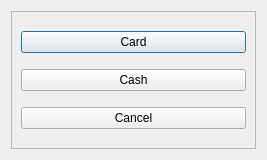
<?xml version="1.0" encoding="UTF-8"?>
<ui version="4.0">
 <class>DlgSelectTaxCashMode</class>
 <widget class="QDialog" name="DlgSelectTaxCashMode">
  <property name="geometry">
   <rect>
    <x>0</x>
    <y>0</y>
    <width>267</width>
    <height>160</height>
   </rect>
  </property>
  <property name="windowTitle">
   <string>Dialog</string>
  </property>
  <layout class="QHBoxLayout" name="horizontalLayout">
   <item>
    <widget class="QFrame" name="frame">
     <property name="frameShape">
      <enum>QFrame::StyledPanel</enum>
     </property>
     <property name="frameShadow">
      <enum>QFrame::Raised</enum>
     </property>
     <layout class="QVBoxLayout" name="verticalLayout">
      <item>
       <widget class="QPushButton" name="btnCashLess">
        <property name="text">
         <string>Card</string>
        </property>
        <property name="icon">
         <iconset resource="res.qrc">
          <normaloff>:/images/maestro.png</normaloff>:/images/maestro.png</iconset>
        </property>
       </widget>
      </item>
      <item>
       <widget class="QPushButton" name="btnCash">
        <property name="text">
         <string>Cash</string>
        </property>
        <property name="icon">
         <iconset resource="res.qrc">
          <normaloff>:/images/cash.png</normaloff>:/images/cash.png</iconset>
        </property>
       </widget>
      </item>
      <item>
       <widget class="QPushButton" name="btnCancel">
        <property name="text">
         <string>Cancel</string>
        </property>
       </widget>
      </item>
     </layout>
    </widget>
   </item>
  </layout>
 </widget>
 <resources>
  <include location="res.qrc"/>
 </resources>
 <connections/>
</ui>
